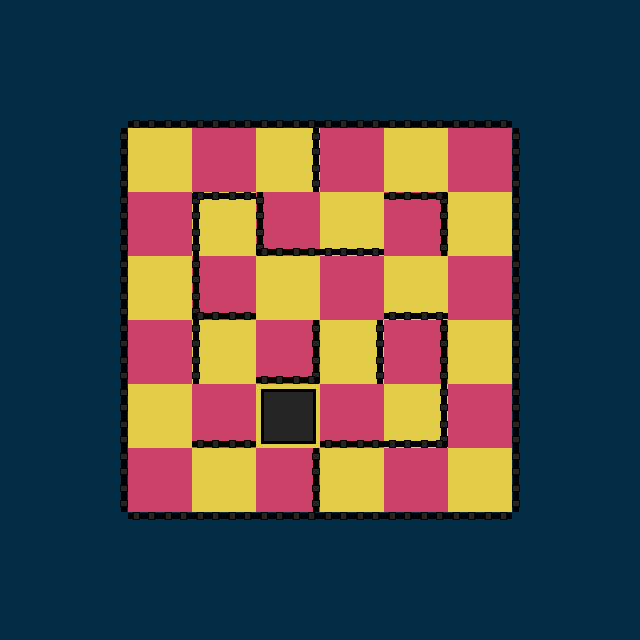

This game map was drawn from its Tiled (.tmx) file and the tilesets committed beside it. A one-line description and the trimmed map source follow:
An orthogonal 10x10 tile map with 64x64 px tiles, 5 tile layers (ground, left, right, up, ...) and 2 objects (Player, Goal).

<map version="1.0" orientation="orthogonal" renderorder="right-down" width="10" height="10" tilewidth="64" tileheight="64" nextobjectid="28">
 <tileset firstgid="1" source="tileset_00.tsx" />
 <layer name="ground" width="10" height="10">
  <properties>
   <property name="tileset" value="tileset_00" />
   <property name="type" value="base" />
  </properties>
  <data>[100 cells, 100 non-empty, 4 distinct tile ids]</data>
 </layer>
 <layer name="left" width="10" height="10">
  <properties>
   <property name="edge" value="left" />
   <property name="tileset" value="tileset_00" />
   <property name="type" value="edges" />
  </properties>
  <data>[100 cells, 10 non-empty, 1 distinct tile ids]</data>
 </layer>
 <layer name="right" width="10" height="10">
  <properties>
   <property name="edge" value="right" />
   <property name="tileset" value="tileset_00" />
   <property name="type" value="edges" />
  </properties>
  <data>[100 cells, 13 non-empty, 1 distinct tile ids]</data>
 </layer>
 <layer name="up" width="10" height="10">
  <properties>
   <property name="edge" value="up" />
   <property name="tileset" value="tileset_00" />
   <property name="type" value="edges" />
  </properties>
  <data>[100 cells, 8 non-empty, 1 distinct tile ids]</data>
 </layer>
 <layer name="down" width="10" height="10">
  <properties>
   <property name="edge" value="down" />
   <property name="tileset" value="tileset_00" />
   <property name="type" value="edges" />
  </properties>
  <data>[100 cells, 14 non-empty, 1 distinct tile ids]</data>
 </layer>
 <objectgroup name="entities">
  <object id="13" name="Player" type="Player" x="336" y="464" width="32" height="32">
   <properties>
    <property name="facing" value="right" />
    <property name="gid" type="int" value="8" />
    <property name="speed" type="float" value="225" />
    <property name="type" value="player" />
   </properties>
   <ellipse />
  </object>
  <object id="14" name="Goal" type="Goal" x="288" y="464">
   <properties>
    <property name="type" value="goal" />
   </properties>
   <polygon points="0,0 -16,32 16,32" />
  </object>
 </objectgroup>
</map>
